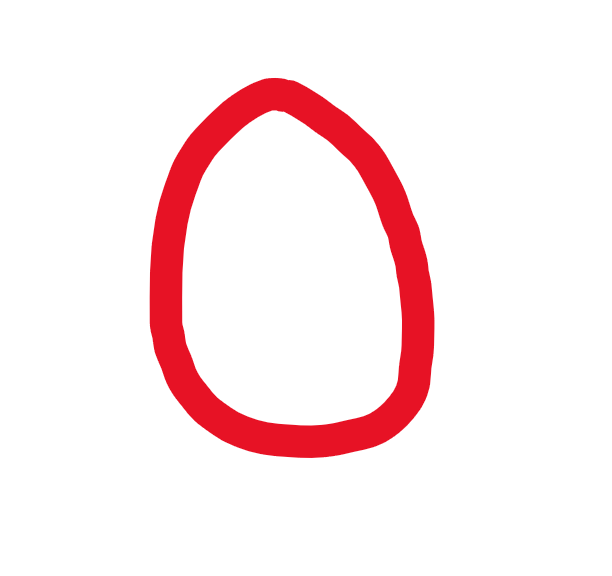
#> input picture data/raw/so0.png, 612 x 576 px, found by its file name; its folder holds only this picture in this run
$ python preprocess_images.py
#> lines starting #> are read from the running program, lines starting #| are printed output that depends on the picture; after the words box and inside, x2 and y2 are one past the last pixel; in counts of white or black regions, pixels touching at a corner belong together
### src/data/preprocessing.py
import numpy as np
import cv2
import base64
from sklearn.cluster import DBSCAN
# Hàm chuyển ảnh numpy array sang chuỗi base64 để hiển thị trên web
def image_to_base64(img: np.ndarray) -> str:
    ret, buffer = cv2.imencode('.png', img)
    return base64.b64encode(buffer).decode('utf-8')

# Hàm áp dụng Gaussian Blur
def apply_gaussian_blur(image, kernel_size=(5, 5), sigma=0):
    return cv2.GaussianBlur(image, kernel_size, sigma)

# Hàm cải thiện nền đen
def enhance_black_background(img_gray):
    hist = cv2.calcHist([img_gray], [0], None, [256], [0, 256])
    threshold, binary = cv2.threshold(img_gray, 0, 255, cv2.THRESH_BINARY + cv2.THRESH_OTSU)
    pixels_below_threshold = np.sum(hist[:int(threshold)])
    pixels_above_threshold = np.sum(hist[int(threshold):])
    if pixels_above_threshold > pixels_below_threshold:
        binary = cv2.bitwise_not(binary)
    kernel = np.ones((3, 3), np.uint8)
    binary = cv2.morphologyEx(binary, cv2.MORPH_CLOSE, kernel, iterations=1)
    return binary

# Hàm thay đổi kích thước và thêm padding
def resize_and_pad(roi, size=28, padding=5):
    h, w = roi.shape
    if h > w:
        new_h = size - 2 * padding
        new_w = int(w * (new_h / h))
    else:
        new_w = size - 2 * padding
        new_h = int(h * (new_w / w))
    resized = cv2.resize(roi, (new_w, new_h), interpolation=cv2.INTER_AREA)
    canvas = np.zeros((size, size), dtype=np.uint8)
    x_offset = (size - new_w) // 2
    y_offset = (size - new_h) // 2
    canvas[y_offset:y_offset+new_h, x_offset:x_offset+new_w] = resized
    return canvas


# [18 lines left out: function group_boxes, not called in this run]

# Hàm làm dày nét chữ
def increase_stroke_thickness(roi, dilation_kernel_size=(5, 5), dilation_iterations=3, padding=10):
    dilation_kernel = np.ones(dilation_kernel_size, np.uint8)
    roi_dilated = cv2.dilate(roi, dilation_kernel, iterations=dilation_iterations)
    roi_padded = cv2.copyMakeBorder(roi_dilated, padding, padding, padding, padding, cv2.BORDER_CONSTANT, value=0)
    return roi_padded

# Hàm tiền xử lý ảnh hoàn chỉnh
# [67 lines left out: function preprocess_image, not called in this run]

### scripts/preprocess_images.py
import os
import cv2
from src.data import preprocessing

def process_and_save_images(raw_dir, processed_dir):
#> called with raw_dir = 'data/raw', processed_dir = 'data/processed'
    if not os.path.exists(processed_dir):
        os.makedirs(processed_dir)
    img_files = [f for f in os.listdir(raw_dir) if f.lower().endswith(('.jpg', '.png'))]
    for fname in img_files:
        raw_path = os.path.join(raw_dir, fname)
        img = cv2.imread(raw_path, cv2.IMREAD_GRAYSCALE)
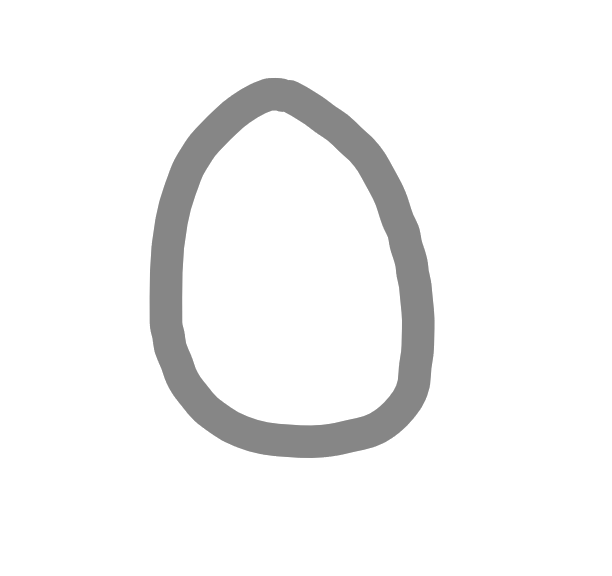
#> img: shape (576, 612); min 134, max 255, mean 244.2
        if img is None:
            print(f'Không đọc được file: {fname}')
            continue
        # Tiền xử lý đầy đủ: làm mờ, enhance nền, tăng nét, resize, chuẩn hóa
        blurred = preprocessing.apply_gaussian_blur(img)
        enhanced = preprocessing.enhance_black_background(blurred)
#> in enhance_black_background, `hist = cv2.calcHist([img_gray], [0], None, [256], [0, 256])`: hist = 256 values, max 316250 at index 255, min 0 at index 0, mean 1377
#> in enhance_black_background, `threshold, binary = cv2.threshold(img_gray, 0, 255, cv2.THRESH_BINARY ..`:
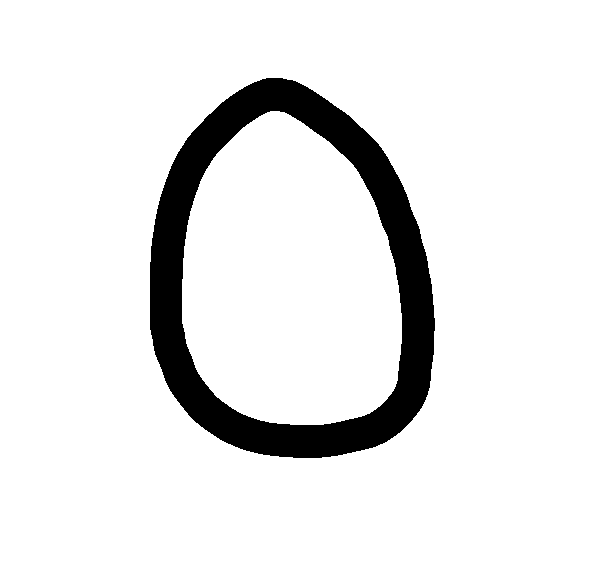
#> binary: shape (576, 612); 91.1% white; 1 black region, box (x1, y1, x2, y2) and area: (150, 78, 435, 458) 31444
#> in enhance_black_background, `threshold, binary = cv2.threshold(img_gray, 0, 255, cv2.THRESH_BINARY ..`: threshold = 195
#> in enhance_black_background, `pixels_below_threshold = np.sum(hist[:int(threshold)])`: pixels_below_threshold = 31395
#> in enhance_black_background, `pixels_above_threshold = np.sum(hist[int(threshold):])`: pixels_above_threshold = 321117
        thickened = preprocessing.increase_stroke_thickness(enhanced)
#> in increase_stroke_thickness, `roi_dilated = cv2.dilate(roi, dilation_kernel, iterations=dilation_ite..`:
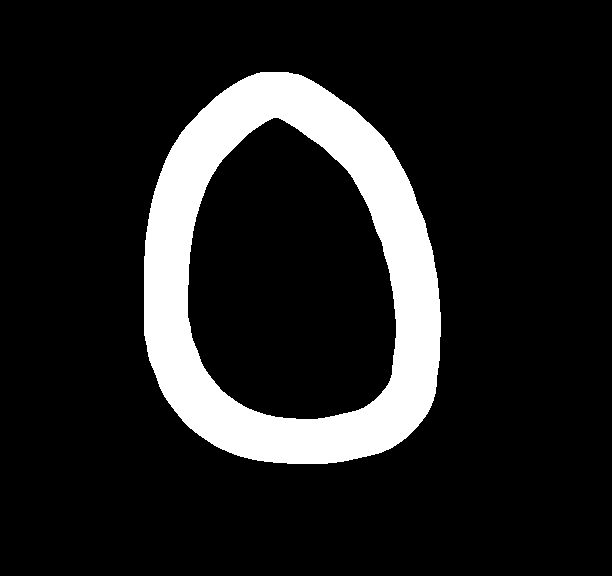
#> roi_dilated: shape (576, 612); 13% white; 1 white region, box (x1, y1, x2, y2) and area: (144, 72, 441, 464) 45830
#> in increase_stroke_thickness, `roi_padded = cv2.copyMakeBorder(roi_dilated, padding, padding, padding..`:
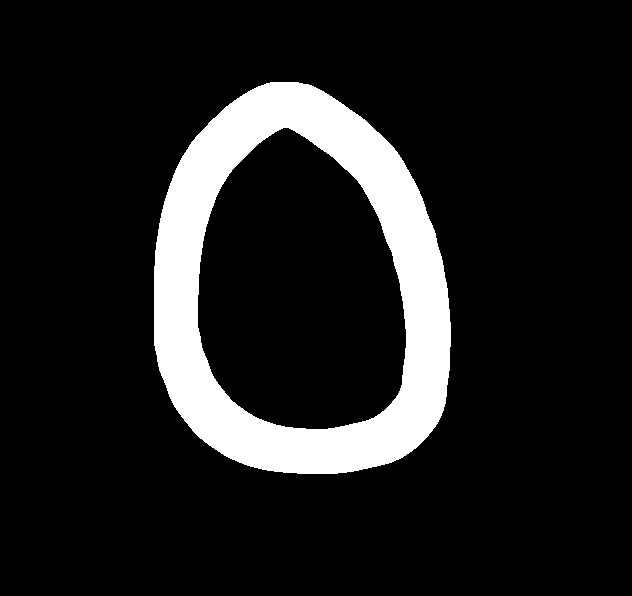
#> roi_padded: shape (596, 632); 12.2% white; 1 white region, box (x1, y1, x2, y2) and area: (154, 82, 451, 474) 45830
        processed = preprocessing.resize_and_pad(thickened, size=28, padding=4)
#> in resize_and_pad, `canvas[y_offset:y_offset+new_h, x_offset:x_offset+new_w] = resized`:
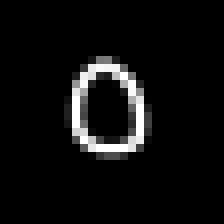
#> canvas: shape (28, 28) (shown 8 times larger); min 0, max 255, mean 14.2
        # Lưu ảnh đã xử lý sang processed_dir
        processed_path = os.path.join(processed_dir, fname)
        cv2.imwrite(processed_path, processed)
        print(f'Đã xử lý và lưu: {processed_path}')

if __name__ == '__main__':
    raw_dir = 'data/raw'
    processed_dir = 'data/processed'
    process_and_save_images(raw_dir, processed_dir)

$ run again, on data/raw/so4_491.png
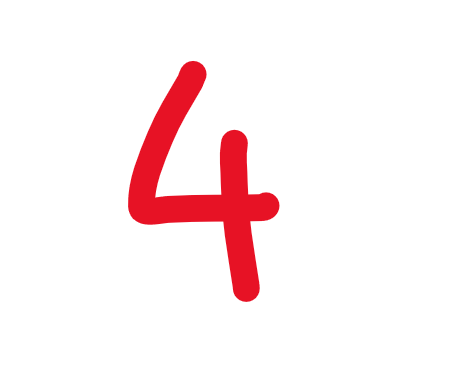
#> input picture data/raw/so4_491.png, 472 x 390 px, found by its file name
#> hist = 256 values, max 170214 at index 255, min 0 at index 0, mean 719.1
#> in enhance_black_background, `threshold, binary = cv2.threshold(img_gray, 0, 255, cv2.THRESH_BINARY ..`:
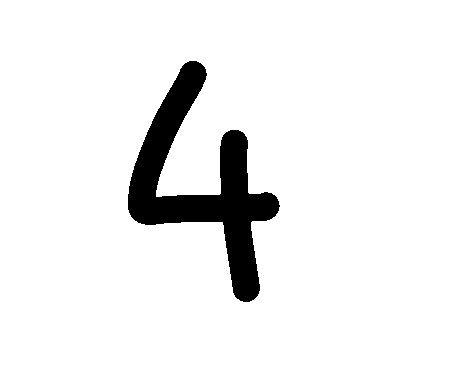
#> binary: shape (390, 472); 93.6% white; 1 black region, box (x1, y1, x2, y2) and area: (128, 61, 280, 302) 11703
#> threshold = 196
#> pixels_below_threshold = 11688
#> pixels_above_threshold = 172392
#> roi_dilated: shape (390, 472); 9.9% white; 1 white region, box (x1, y1, x2, y2) and area: (122, 55, 286, 308) 18155
#> roi_padded: shape (410, 492); 9% white; 1 white region, box (x1, y1, x2, y2) and area: (132, 65, 296, 318) 18155
#> in resize_and_pad, `canvas[y_offset:y_offset+new_h, x_offset:x_offset+new_w] = resized`:
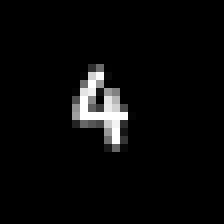
#> canvas: shape (28, 28) (shown 8 times larger); min 0, max 255, mean 9.4

$ run again, on data/raw/so5_608.png
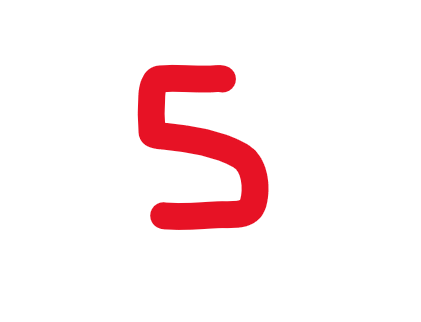
#> input picture data/raw/so5_608.png, 421 x 322 px, found by its file name
#> hist = 256 values, max 123342 at index 255, min 0 at index 0, mean 529.5
#> in enhance_black_background, `threshold, binary = cv2.threshold(img_gray, 0, 255, cv2.THRESH_BINARY ..`:
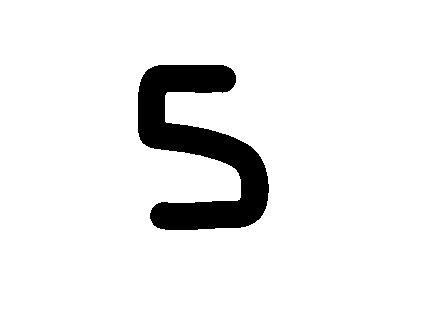
#> binary: shape (322, 421); 92.4% white; 1 black region, box (x1, y1, x2, y2) and area: (138, 65, 269, 230) 10298
#> threshold = 196
#> pixels_below_threshold = 10287
#> pixels_above_threshold = 125275
#> roi_dilated: shape (322, 421); 11.8% white; 1 white region, box (x1, y1, x2, y2) and area: (132, 59, 275, 236) 15972
#> roi_padded: shape (342, 441); 10.6% white; 1 white region, box (x1, y1, x2, y2) and area: (142, 69, 285, 246) 15972
#> in resize_and_pad, `canvas[y_offset:y_offset+new_h, x_offset:x_offset+new_w] = resized`:
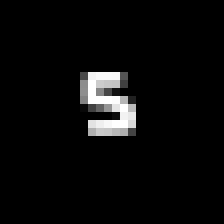
#> canvas: shape (28, 28) (shown 8 times larger); min 0, max 255, mean 10.3

$ run again, on data/raw/so6_709.png
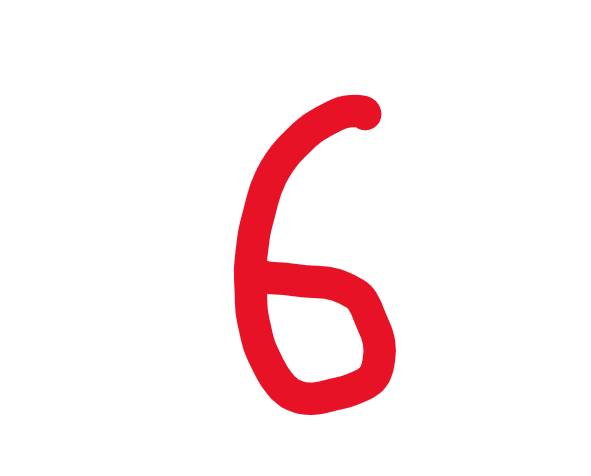
#> input picture data/raw/so6_709.png, 591 x 476 px, found by its file name
#> hist = 256 values, max 257447 at index 255, min 0 at index 0, mean 1098.9
#> in enhance_black_background, `threshold, binary = cv2.threshold(img_gray, 0, 255, cv2.THRESH_BINARY ..`:
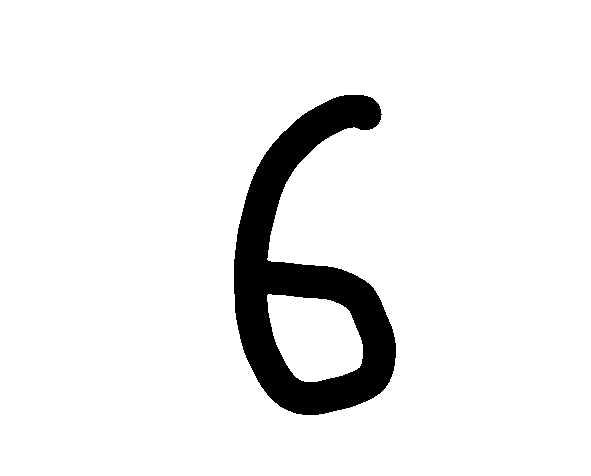
#> binary: shape (476, 591); 92.6% white; 1 black region, box (x1, y1, x2, y2) and area: (234, 95, 396, 415) 20792
#> threshold = 196
#> pixels_below_threshold = 20770
#> pixels_above_threshold = 260546
#> roi_dilated: shape (476, 591); 10.7% white; 1 white region, box (x1, y1, x2, y2) and area: (228, 89, 402, 421) 30165
#> roi_padded: shape (496, 611); 10% white; 1 white region, box (x1, y1, x2, y2) and area: (238, 99, 412, 431) 30165
#> in resize_and_pad, `canvas[y_offset:y_offset+new_h, x_offset:x_offset+new_w] = resized`:
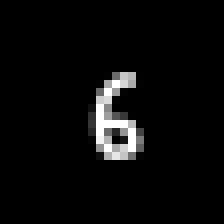
#> canvas: shape (28, 28) (shown 8 times larger); min 0, max 255, mean 10.4
